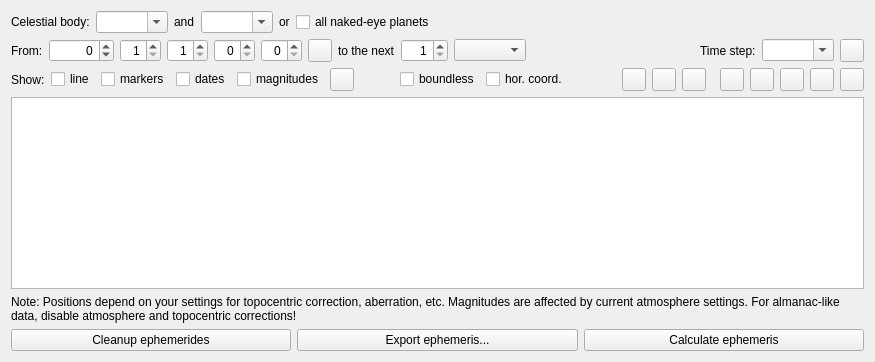
        <widget class="QWidget" name="stackedWidgetPage2">
         <layout class="QGridLayout" name="gridLayout_3">
          <item row="9" column="0" colspan="2">
           <layout class="QHBoxLayout" name="horizontalLayout_11">
            <item>
             <widget class="QPushButton" name="ephemerisCleanupButton">
              <property name="text">
               <string>Cleanup ephemerides</string>
              </property>
             </widget>
            </item>
            <item>
             <widget class="QPushButton" name="ephemerisSaveButton">
              <property name="text">
               <string>Export ephemeris...</string>
              </property>
             </widget>
            </item>
            <item>
             <widget class="QPushButton" name="ephemerisPushButton">
              <property name="toolTip">
               <string>Calculations require time, please be patient</string>
              </property>
              <property name="text">
               <string>Calculate ephemeris</string>
              </property>
             </widget>
            </item>
           </layout>
          </item>
          <item row="7" column="0" colspan="2">
           <widget class="QTreeWidget" name="ephemerisTreeWidget">
            <property name="editTriggers">
             <set>QAbstractItemView::NoEditTriggers</set>
            </property>
            <property name="rootIsDecorated">
             <bool>false</bool>
            </property>
            <property name="uniformRowHeights">
             <bool>true</bool>
            </property>
            <property name="itemsExpandable">
             <bool>false</bool>
            </property>
            <property name="sortingEnabled">
             <bool>true</bool>
            </property>
            <property name="expandsOnDoubleClick">
             <bool>false</bool>
            </property>
            <property name="columnCount">
             <number>0</number>
            </property>
           </widget>
          </item>
          <item row="0" column="0" colspan="2">
           <layout class="QHBoxLayout" name="horizontalLayout">
            <item>
             <widget class="QLabel" name="celestialBodyName">
              <property name="text">
               <string>Celestial body:</string>
              </property>
             </widget>
            </item>
            <item>
             <widget class="QComboBox" name="celestialBodyComboBox">
              <property name="toolTip">
               <string>First celestial body</string>
              </property>
              <property name="editable">
               <bool>true</bool>
              </property>
              <property name="currentText">
               <string/>
              </property>
              <property name="currentIndex">
               <number>-1</number>
              </property>
              <property name="insertPolicy">
               <enum>QComboBox::NoInsert</enum>
              </property>
             </widget>
            </item>
            <item>
             <widget class="QLabel" name="labelAnd">
              <property name="text">
               <string>and</string>
              </property>
             </widget>
            </item>
            <item>
             <widget class="QComboBox" name="secondaryCelestialBodyComboBox">
              <property name="toolTip">
               <string>Second celestial body</string>
              </property>
              <property name="editable">
               <bool>true</bool>
              </property>
              <property name="insertPolicy">
               <enum>QComboBox::NoInsert</enum>
              </property>
             </widget>
            </item>
            <item>
             <widget class="QLabel" name="labelOr">
              <property name="text">
               <string>or</string>
              </property>
             </widget>
            </item>
            <item>
             <widget class="QCheckBox" name="allNakedEyePlanetsCheckBox">
              <property name="toolTip">
               <string>Compute ephemeris for all planets visible to the unaided eye (works on Earth only)</string>
              </property>
              <property name="text">
               <string>all naked-eye planets</string>
              </property>
             </widget>
            </item>
            <item>
             <spacer name="horizontalSpacer_3">
              <property name="orientation">
               <enum>Qt::Horizontal</enum>
              </property>
              <property name="sizeHint" stdset="0">
               <size>
                <width>40</width>
                <height>20</height>
               </size>
              </property>
             </spacer>
            </item>
           </layout>
          </item>
          <item row="3" column="0" colspan="2">
           <layout class="QHBoxLayout" name="horizontalLayout_17">
            <property name="topMargin">
             <number>0</number>
            </property>
            <item>
             <widget class="QLabel" name="label">
              <property name="text">
               <string>Show:</string>
              </property>
             </widget>
            </item>
            <item>
             <widget class="QCheckBox" name="ephemerisShowLineCheckBox">
              <property name="toolTip">
               <string>Show connecting line between the ephemeris markers</string>
              </property>
              <property name="text">
               <string comment="show line" extracomment="full phrase is 'show line'">line</string>
              </property>
             </widget>
            </item>
            <item>
             <widget class="QCheckBox" name="ephemerisShowMarkersCheckBox">
              <property name="toolTip">
               <string>Show markers of positions of the current celestial body on the sky</string>
              </property>
              <property name="text">
               <string>markers</string>
              </property>
             </widget>
            </item>
            <item>
             <widget class="QCheckBox" name="ephemerisShowDatesCheckBox">
              <property name="toolTip">
               <string>Show dates of positions of current celestial body near markers</string>
              </property>
              <property name="text">
               <string>dates</string>
              </property>
             </widget>
            </item>
            <item>
             <widget class="QCheckBox" name="ephemerisShowMagnitudesCheckBox">
              <property name="toolTip">
               <string>Show magnitudes of current celestial body (may be affected by atmosphere setting!)</string>
              </property>
              <property name="text">
               <string>magnitudes</string>
              </property>
             </widget>
            </item>
            <item>
             <widget class="QToolButton" name="pushButtonExtraEphemerisDialog">
              <property name="toolTip">
               <string>Extra options for ephemeris visualization</string>
              </property>
              <property name="text">
               <string notr="true"/>
              </property>
              <property name="icon">
               <iconset resource="../../data/gui/guiRes.qrc">
                <normaloff>:/graphicGui/uibtSettings.png</normaloff>
                <disabledoff>:/graphicGui/uibtSettings-disabled.png</disabledoff>:/graphicGui/uibtSettings.png</iconset>
              </property>
             </widget>
            </item>
            <item>
             <spacer name="horizontalSpacer">
              <property name="orientation">
               <enum>Qt::Horizontal</enum>
              </property>
              <property name="sizeHint" stdset="0">
               <size>
                <width>40</width>
                <height>20</height>
               </size>
              </property>
             </spacer>
            </item>
            <item>
             <widget class="QCheckBox" name="ephemerisIgnoreDateTestCheckBox">
              <property name="toolTip">
               <string>Allow results outside recommended time range of orbital elements</string>
              </property>
              <property name="text">
               <string comment="Ignore date test">boundless</string>
              </property>
             </widget>
            </item>
            <item>
             <widget class="QCheckBox" name="ephemerisHorizontalCoordinatesCheckBox">
              <property name="toolTip">
               <string>Use horizontal coordinates</string>
              </property>
              <property name="text">
               <string comment="horizontal coordinates">hor. coord.</string>
              </property>
             </widget>
            </item>
            <item>
             <spacer name="horizontalSpacer_6">
              <property name="orientation">
               <enum>Qt::Horizontal</enum>
              </property>
              <property name="sizeHint" stdset="0">
               <size>
                <width>40</width>
                <height>20</height>
               </size>
              </property>
             </spacer>
            </item>
            <item>
             <layout class="QHBoxLayout" name="horizontalLayout_26">
              <property name="leftMargin">
               <number>8</number>
              </property>
              <property name="rightMargin">
               <number>8</number>
              </property>
              <item>
               <widget class="ColorButton" name="genericMarkerColor">
                <property name="toolTip">
                 <string>Color of ephemeris marker for first celestial body</string>
                </property>
                <property name="text">
                 <string notr="true"/>
                </property>
               </widget>
              </item>
              <item>
               <widget class="ColorButton" name="secondaryMarkerColor">
                <property name="toolTip">
                 <string>Color of ephemeris marker for second celestial body</string>
                </property>
                <property name="text">
                 <string notr="true"/>
                </property>
               </widget>
              </item>
              <item>
               <widget class="ColorButton" name="selectedMarkerColor">
                <property name="toolTip">
                 <string>Color of selected ephemeris marker</string>
                </property>
                <property name="text">
                 <string notr="true"/>
                </property>
               </widget>
              </item>
             </layout>
            </item>
            <item>
             <widget class="ColorButton" name="mercuryMarkerColor">
              <property name="toolTip">
               <string>Color of Mercury's ephemeris marker</string>
              </property>
              <property name="text">
               <string notr="true"/>
              </property>
             </widget>
            </item>
            <item>
             <widget class="ColorButton" name="venusMarkerColor">
              <property name="toolTip">
               <string>Color of Venus' ephemeris marker</string>
              </property>
              <property name="text">
               <string/>
              </property>
             </widget>
            </item>
            <item>
             <widget class="ColorButton" name="marsMarkerColor">
              <property name="toolTip">
               <string>Color of Mars' ephemeris marker</string>
              </property>
              <property name="text">
               <string notr="true"/>
              </property>
             </widget>
            </item>
            <item>
             <widget class="ColorButton" name="jupiterMarkerColor">
              <property name="toolTip">
               <string>Color of Jupiter's ephemeris marker</string>
              </property>
              <property name="text">
               <string notr="true"/>
              </property>
             </widget>
            </item>
            <item>
             <widget class="ColorButton" name="saturnMarkerColor">
              <property name="toolTip">
               <string>Color of Saturn's ephemeris marker</string>
              </property>
              <property name="text">
               <string notr="true"/>
              </property>
             </widget>
            </item>
           </layout>
          </item>
          <item row="2" column="0" colspan="2">
           <layout class="QHBoxLayout" name="horizontalLayout_25">
            <item>
             <layout class="QHBoxLayout" name="horizontalLayout_3">
              <item>
               <widget class="QLabel" name="dateFromLabel">
                <property name="text">
                 <string>From:</string>
                </property>
               </widget>
              </item>
              <item>
               <widget class="QSpinBox" name="dateFromYearSpinBox">
                <property name="alignment">
                 <set>Qt::AlignRight|Qt::AlignTrailing|Qt::AlignVCenter</set>
                </property>
                <property name="minimum">
                 <number>-13000</number>
                </property>
                <property name="maximum">
                 <number>17000</number>
                </property>
               </widget>
              </item>
              <item>
               <widget class="QSpinBox" name="dateFromMonthSpinBox">
                <property name="toolTip">
                 <string>Month</string>
                </property>
                <property name="alignment">
                 <set>Qt::AlignRight|Qt::AlignTrailing|Qt::AlignVCenter</set>
                </property>
                <property name="minimum">
                 <number>1</number>
                </property>
                <property name="maximum">
                 <number>12</number>
                </property>
               </widget>
              </item>
              <item>
               <widget class="QSpinBox" name="dateFromDaySpinBox">
                <property name="toolTip">
                 <string>Day</string>
                </property>
                <property name="alignment">
                 <set>Qt::AlignRight|Qt::AlignTrailing|Qt::AlignVCenter</set>
                </property>
                <property name="minimum">
                 <number>1</number>
                </property>
                <property name="maximum">
                 <number>31</number>
                </property>
               </widget>
              </item>
              <item>
               <widget class="QSpinBox" name="dateFromHourSpinBox">
                <property name="toolTip">
                 <string>Hours</string>
                </property>
                <property name="alignment">
                 <set>Qt::AlignRight|Qt::AlignTrailing|Qt::AlignVCenter</set>
                </property>
                <property name="minimum">
                 <number>0</number>
                </property>
                <property name="maximum">
                 <number>23</number>
                </property>
               </widget>
              </item>
              <item>
               <widget class="QSpinBox" name="dateFromMinuteSpinBox">
                <property name="toolTip">
                 <string>Minutes</string>
                </property>
                <property name="alignment">
                 <set>Qt::AlignRight|Qt::AlignTrailing|Qt::AlignVCenter</set>
                </property>
                <property name="maximum">
                 <number>59</number>
                </property>
               </widget>
              </item>
              <item>
               <widget class="QToolButton" name="pushButtonNow">
                <property name="toolTip">
                 <string>Now</string>
                </property>
                <property name="text">
                 <string/>
                </property>
                <property name="icon">
                 <iconset resource="../../data/gui/guiRes.qrc">
                  <normaloff>:/graphicGui/btTimeNow-off.png</normaloff>
                  <disabledoff>:/graphicGui/btTimeNow-off.png</disabledoff>:/graphicGui/btTimeNow-off.png</iconset>
                </property>
               </widget>
              </item>
             </layout>
            </item>
            <item>
             <layout class="QHBoxLayout" name="horizontalLayout_4">
              <item>
               <widget class="QLabel" name="dateToLabel">
                <property name="text">
                 <string>to the next</string>
                </property>
               </widget>
              </item>
              <item>
               <widget class="QSpinBox" name="dateToDurationSpinBox">
                <property name="alignment">
                 <set>Qt::AlignRight|Qt::AlignTrailing|Qt::AlignVCenter</set>
                </property>
                <property name="minimum">
                 <number>1</number>
                </property>
                <property name="maximum">
                 <number>100</number>
                </property>
               </widget>
              </item>
              <item>
               <widget class="QComboBox" name="dateToUnitsComboBox"/>
              </item>
             </layout>
            </item>
            <item>
             <spacer name="horizontalSpacer_8">
              <property name="orientation">
               <enum>Qt::Horizontal</enum>
              </property>
              <property name="sizeHint" stdset="0">
               <size>
                <width>40</width>
                <height>20</height>
               </size>
              </property>
             </spacer>
            </item>
            <item>
             <layout class="QHBoxLayout" name="horizontalLayout_2">
              <item>
               <widget class="QLabel" name="ephemerisStepLabel">
                <property name="text">
                 <string>Time step:</string>
                </property>
               </widget>
              </item>
              <item>
               <widget class="QComboBox" name="ephemerisStepComboBox">
                <property name="editable">
                 <bool>true</bool>
                </property>
                <property name="insertPolicy">
                 <enum>QComboBox::NoInsert</enum>
                </property>
               </widget>
              </item>
              <item>
               <widget class="QToolButton" name="pushButtonCustomStepsDialog">
                <property name="toolTip">
                 <string>Custom time step for ephemeris visualization</string>
                </property>
                <property name="icon">
                 <iconset resource="../../data/gui/guiRes.qrc">
                  <normaloff>:/graphicGui/uibtTime.png</normaloff>
                  <disabledoff>:/graphicGui/uibtTime-disabled.png</disabledoff>:/graphicGui/uibtTime.png</iconset>
                </property>
               </widget>
              </item>
             </layout>
            </item>
           </layout>
          </item>
          <item row="8" column="0" colspan="2">
           <widget class="QLabel" name="ephemerisNotificationLabel">
            <property name="text">
             <string>Note: Positions depend on your settings for topocentric correction, aberration, etc. Magnitudes are affected by current atmosphere settings. For almanac-like data, disable atmosphere and topocentric corrections!</string>
            </property>
            <property name="wordWrap">
             <bool>true</bool>
            </property>
           </widget>
          </item>
         </layout>
        </widget>
